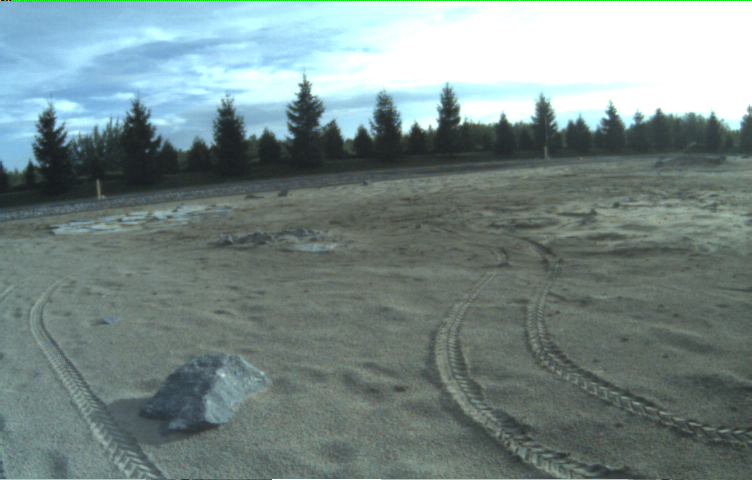
#> input picture data/omni_image0/image_for_stitching.png, 752 x 480 px
$ python main3.py
#> lines starting #> are read from the running program, lines starting #| are printed output that depends on the picture
### src/sift_matchers.py
import cv2 as cv
import numpy as np

'''
Create a feature matching class Using OpenCV SIFT Detector and Brute Force Matching
'''

class sift_matcher:
	def __init__(self):
		self.sift = cv.SIFT_create()
		self.bf = cv.BFMatcher()

	# use adaptive_histogram_equilization to make the matching better
	# [7 lines left out: function adaptive_histogram_equilization, not called in this run]


	def feature_matching(self,img1, img2):
		# Initiate SIFT detector
		sift = cv.SIFT_create()
		# find the keypoints and descriptors with SIFT
		kp1, des1 = sift.detectAndCompute(img1,None)
		kp2, des2 = sift.detectAndCompute(img2,None)
		# FLANN parameters
		FLANN_INDEX_KDTREE = 1
		index_params = dict(algorithm = FLANN_INDEX_KDTREE, trees = 5)
		search_params = dict(checks=50)   # or pass empty dictionary
		flann = cv.FlannBasedMatcher(index_params,search_params)
		matches2to1 = flann.knnMatch(des2,des1,k=2)

		matchesMask_ratio = [[0,0] for i in range(len(matches2to1))]
		match_dict = {}
		for i,(m,n) in enumerate(matches2to1):
			if m.distance < 0.7*n.distance:
				matchesMask_ratio[i]=[1,0]
				match_dict[m.trainIdx] = m.queryIdx

		# perform reciprocal matching to ensure better matches
		good = []
		recip_matches = flann.knnMatch(des1,des2,k=2)
		matchesMask_ratio_recip = [[0,0] for i in range(len(recip_matches))]

		for i,(m,n) in enumerate(recip_matches):
			if m.distance < 0.7*n.distance: # ratio
				if m.queryIdx in match_dict and match_dict[m.queryIdx] == m.trainIdx:
					good.append(m)
					matchesMask_ratio_recip[i]=[1,0]

		draw_params = dict(matchColor = (0,255,0), singlePointColor = (255,0,0), matchesMask = matchesMask_ratio_recip, flags = 0)
		img3 = cv.drawMatchesKnn(img1,kp1,img2,kp2,recip_matches,None,**draw_params)
		cv.imshow("warped", img3)
		cv.waitKey()

		pts1,pts2 =([ kp1[m.queryIdx].pt for m in good ],[ kp2[m.trainIdx].pt for m in good ])

		src_pts = np.float32(pts1).reshape(-1,1,2)
		dst_pts = np.float32(pts2).reshape(-1,1,2)

		M, mask = cv.estimateAffine2D(src_pts, dst_pts, cv.RANSAC, ransacReprojThreshold=5.0)

		return M

### src/main3.py
import numpy as np
import cv2 as cv
import sys
from sift_matchers import *
import time
from matplotlib.path import Path
import math

class Stitch:

    def __init__(self):

        stitch = [cv.imread('../data/omni_image'+str(i)+'/image_for_stitching.png') for i in range(10)]
#> stitch = 10 items
        self.images = [img for img in stitch]
#> self.images = 10 items
        self.matcher = sift_matcher()

        # camera intrinsics known
        K0 = np.array([[482.047,0,373.237],[0,485.211,211.02],[0,0,1]])
        K1 = np.array([[479.429,0,367.111],[0,482.666,230.626],[0,0,1]])
        K2 = np.array([[483.259,0,340.948],[0,486.027,204.701],[0,0,1]])
        K3 = np.array([[483.895,0,375.161],[0,486.584,220.184],[0,0,1]])
        K4 = np.array([[473.571,0,378.17],[0,477.53,212.577],[0,0,1]])
        K5 = np.array([[473.368,0,371.65],[0,477.558,204.79],[0,0,1]])
        K6 = np.array([[476.784,0,381.798],[0,479.991,205.64],[0,0,1]])
        K7 = np.array([[480.086,0,361.268],[0,483.581,221.179],[0,0,1]])
        K8 = np.array([[478.614,0,377.363],[0,481.574,194.839],[0,0,1]])
        K9 = np.array([[480.918,0,386.897],[0,484.086,206.923],[0,0,1]])
        self.K = [K0,K1,K2,K3,K4,K5,K6,K7,K8,K9]

    def cylindricalWarp(self,img, K):
        """This function returns the cylindrical warp for a given image and intrinsics matrix K"""
        h_,w_ = img.shape[:2]
        # pixel coordinates
        y_i, x_i = np.indices((h_,w_))
        X = np.stack([x_i,y_i,np.ones_like(x_i)],axis=-1).reshape(h_*w_,3) # to homog
        Kinv = np.linalg.inv(K)
        X = Kinv.dot(X.T).T # normalized coords
        # calculate cylindrical coords (sin\theta, h, cos\theta)
        A = np.stack([np.sin(X[:,0]),X[:,1],np.cos(X[:,0])],axis=-1).reshape(w_*h_,3)
        B = K.dot(A.T).T # project back to image-pixels plane
        # back from homog coords
        B = B[:,:-1] / B[:,[-1]]
        # make sure warp coords only within image bounds
        B[(B[:,0] < 0) | (B[:,0] >= w_) | (B[:,1] < 0) | (B[:,1] >= h_)] = -1
        B = B.reshape(h_,w_,-1)

        img_rgba = cv.cvtColor(img,cv.COLOR_BGR2BGRA) # for transparent borders...
        # warp the image according to cylindrical coords
        return cv.remap(img_rgba, B[:,:,0].astype(np.float32), B[:,:,1].astype(np.float32), cv.INTER_AREA, borderMode=cv.BORDER_TRANSPARENT)


    def stitchThree(self):

        limg,img2, img1, img3, rimg = self.images[2],self.images[4],self.images[6],self.images[8],self.images[0]
#> limg is the input picture: shape (480, 752, 3); mean B, G, R 136.9, 137, 120.4

        m = np.ones_like(img3, dtype='float32') # 8
        m1 = np.ones_like(img2, dtype='float32') # 4
        mL = np.ones_like(limg, dtype='float32') # 2
        mR = np.ones_like(rimg, dtype='float32') # 0

        input = [m,m1,mL,mR,img1, img2, img3,limg, rimg]
        K = [8,4,2,0,6,4,8,2,0]
        for i in range(len(input)):
            h,w,_ = input[i].shape
            input[i] = self.cylindricalWarp(input[i],self.K[K[i]])
#> this loop made 9 passes
#> Kinv in cylindricalWarp on passes 1 to 9: [[0.00209, 0, -0.788], [0, 0.00208, -0.405], [0, 0, 1]], [[0.00211, 0, -0.799], [0, 0.00209, -0.445], [0, 0, 1]], [[0.00207, 0, -0.706], [0, 0.00206, -0.421], [0, 0, 1]], [[0.00207, 0, -0.774], [0, 0.00206, -0.435], [0, 0, 1]], [[0.0021, 0, -0.801], [0, 0.00208, -0.428], [0, 0, 1]], [[0.00211, 0, -0.799], [0, 0.00209, -0.445], [0, 0, 1]], [[0.00209, 0, -0.788], [0, 0.00208, -0.405], [0, 0, 1]], [[0.00207, 0, -0.706], [0, 0.00206, -0.421], [0, 0, 1]], [[0.00207, 0, -0.774], [0, 0.00206, -0.435], [0, 0, 1]]
#> pass 1, in cylindricalWarp, `y_i, x_i = np.indices((h_,w_))`:
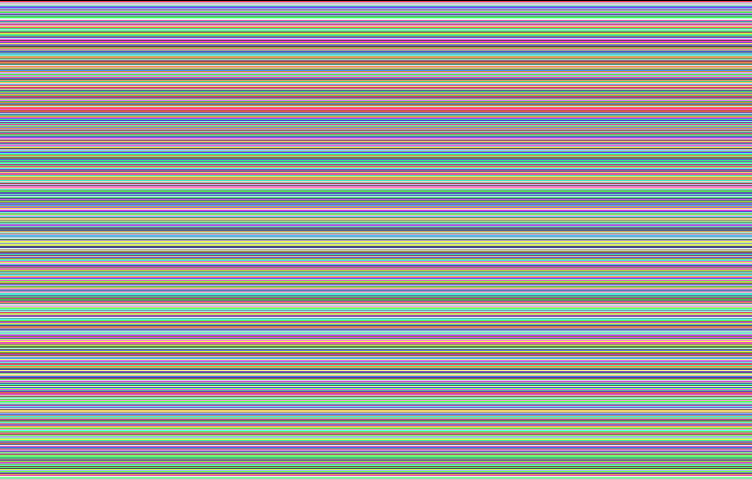
#> y_i: shape (480, 752) int64; 480 distinct labels, from 0 to 479; one colour per label, 0 black
#> pass 1, in cylindricalWarp, `y_i, x_i = np.indices((h_,w_))`:
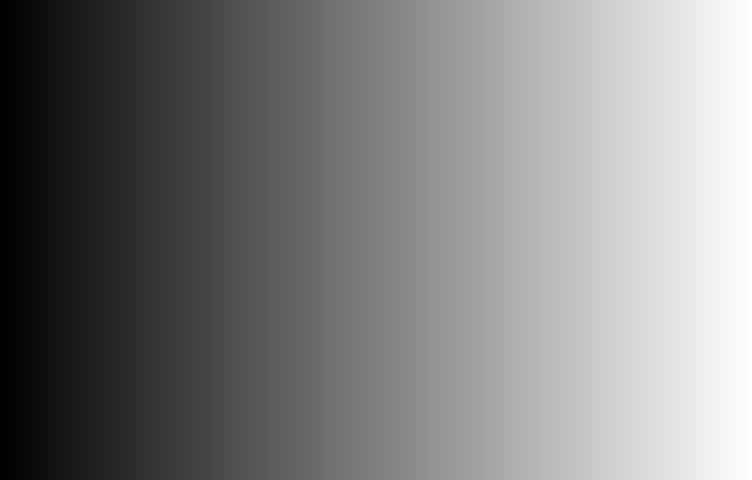
#> x_i: shape (480, 752) int64; min 0, max 751, mean 375.5; drawn with min black and max white
#> after the loop, input = 9 items
            #input[i] = cv.copyMakeBorder(input[i],100,100,1200,1200, cv.BORDER_CONSTANT)

        M = self.matcher.feature_matching(input[-3],input[4]) # match 8 to 6
#> in feature_matching, `kp1, des1 = sift.detectAndCompute(img1,None)`: kp1 = 866 keypoints; strongest (x, y, size): (405, 129, 7.8), (448, 109, 13.7), (429, 122, 13.4), (428, 120, 15)
#> in feature_matching, `kp2, des2 = sift.detectAndCompute(img2,None)`: kp2 = 847 keypoints; strongest (x, y, size): (405, 128, 7.8), (313, 477, 1.8), (448, 109, 13.8), (429, 122, 13.4)
#> in feature_matching, `kp2, des2 = sift.detectAndCompute(img2,None)`:
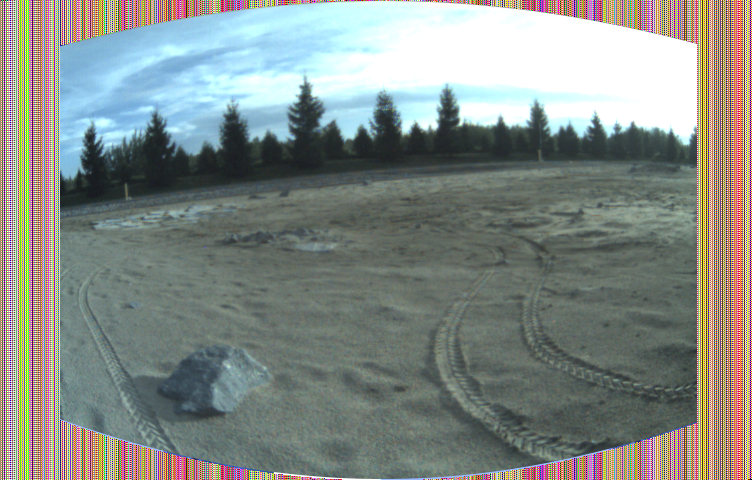
#> img2: shape (480, 752, 4); mean of channels 0, 1, 2, 3 134.6, 140, 134, 221.3; drawn as B, G, R
#> in feature_matching, `matches2to1 = flann.knnMatch(des2,des1,k=2)`: matches2to1 = 847 matches
#> in feature_matching, `matchesMask_ratio = [[0,0] for i in range(len(matches2to1))]`: matchesMask_ratio = 847 pairs, first value 0 to 0, second value 0 to 0
#> after the loop in feature_matching, `for i,(m,n) in enumerate(matches2to1):`: match_dict = 610 items; matchesMask_ratio = 847 pairs, first value 0 to 1, second value 0 to 0
#> in feature_matching, `recip_matches = flann.knnMatch(des1,des2,k=2)`: recip_matches = 866 matches
#> in feature_matching, `matchesMask_ratio_recip = [[0,0] for i in range(len(recip_matches))]`: matchesMask_ratio_recip = 866 pairs, first value 0 to 0, second value 0 to 0
#> after the loop in feature_matching, `for i,(m,n) in enumerate(recip_matches):`: good = 599 matches; matchesMask_ratio_recip = 866 pairs, first value 0 to 1, second value 0 to 0
#> in feature_matching, `draw_params = dict(matchColor = (0,255,0), singlePointColor = (255,0,0..`: draw_params = 4 items
#> in feature_matching, `pts1,pts2 =([ kp1[m.queryIdx].pt for m in good ],[ kp2[m.trainIdx].pt ..`: pts1 = 599 pairs, first value 60.98 to 694.3, second value 3.32 to 471.6; pts2 = 599 pairs, first value 62.99 to 695.4, second value 4.12 to 470.9
#> in feature_matching, `src_pts = np.float32(pts1).reshape(-1,1,2)`: src_pts = 599 rows, first 8: [60.98, 135], [60.98, 135], [61.04, 180.7], [65.55, 213.6], [69, 290.9], [69, 290.9], [77.33, 172.5], [77.37, 145.6]
#> in feature_matching, `dst_pts = np.float32(pts2).reshape(-1,1,2)`: dst_pts = 599 rows, first 8: [63.1, 137.7], [63.1, 137.7], [62.99, 183.1], [67.54, 215.7], [70.91, 292.6], [70.91, 292.6], [79.18, 174.6], [79.26, 147.9]
#> in feature_matching, `M, mask = cv.estimateAffine2D(src_pts, dst_pts, cv.RANSAC, ransacRepro..`: M = [[0.999, 9.07e-05, 0.976], [0.000528, 1, 0.79]]; mask = 599 values, max 1 at index 0, min 0 at index 21, mean 0.997
#> M = [[0.999, 9.07e-05, 0.976], [0.000528, 1, 0.79]]
        M1 = self.matcher.feature_matching(input[-4],input[4]) # match 4 to 6
#> in feature_matching (call 2), `kp1, des1 = sift.detectAndCompute(img1,None)`: kp1 = 809 keypoints; strongest (x, y, size): (650, 85, 66), (679, 122, 26.4), (692, 48, 4.6), (689, 51, 9)
#> in feature_matching (call 2), `recip_matches = flann.knnMatch(des1,des2,k=2)`: recip_matches = 809 matches
#> after the loop in feature_matching (call 2), `for i,(m,n) in enumerate(recip_matches):`: good = 546 matches; matchesMask_ratio_recip = 809 pairs, first value 0 to 1, second value 0 to 0
#> in feature_matching (call 2), `src_pts = np.float32(pts1).reshape(-1,1,2)`: src_pts = 546 rows, first 8: [78.42, 176], [80.65, 135.4], [81.94, 172.5], [81.94, 172.5], [83.72, 149.1], [84.79, 154.5], [84.93, 146], [85.84, 123.3]
#> in feature_matching (call 2), `dst_pts = np.float32(pts2).reshape(-1,1,2)`: dst_pts = 546 rows, first 8: [79.18, 174.6], [81.35, 134.1], [82.73, 171.2], [82.73, 171.2], [84.54, 148], [85.63, 153.4], [85.65, 144.7], [86.6, 122.1]
#> M1 = [[1, 0.000234, 0.13], [0.000686, 1, -0.858]]
        ML = self.matcher.feature_matching(input[-2],input[-3]) # match 0 to 8
#> in feature_matching (call 3), `kp1, des1 = sift.detectAndCompute(img1,None)`: kp1 = 881 keypoints; strongest (x, y, size): (639, 86, 68.9), (646, 38, 2.1), (405, 129, 7.5), (447, 111, 13.5)
#> in feature_matching (call 3), `kp2, des2 = sift.detectAndCompute(img2,None)`: kp2 = 866 keypoints; strongest (x, y, size): (405, 129, 7.8), (448, 109, 13.7), (429, 122, 13.4), (428, 120, 15)
#> in feature_matching (call 3), `matches2to1 = flann.knnMatch(des2,des1,k=2)`: matches2to1 = 866 matches
#> in feature_matching (call 3), `matchesMask_ratio = [[0,0] for i in range(len(matches2to1))]`: matchesMask_ratio = 866 pairs, first value 0 to 0, second value 0 to 0
#> after the loop in feature_matching (call 3), `for i,(m,n) in enumerate(matches2to1):`: match_dict = 547 items; matchesMask_ratio = 866 pairs, first value 0 to 1, second value 0 to 0
#> in feature_matching (call 3), `recip_matches = flann.knnMatch(des1,des2,k=2)`: recip_matches = 881 matches
#> in feature_matching (call 3), `matchesMask_ratio_recip = [[0,0] for i in range(len(recip_matches))]`: matchesMask_ratio_recip = 881 pairs, first value 0 to 0, second value 0 to 0
#> after the loop in feature_matching (call 3), `for i,(m,n) in enumerate(recip_matches):`: good = 536 matches; matchesMask_ratio_recip = 881 pairs, first value 0 to 1, second value 0 to 0
#> in feature_matching (call 3), `img3 = cv.drawMatchesKnn(img1,kp1,img2,kp2,recip_matches,None,**draw_p..`:
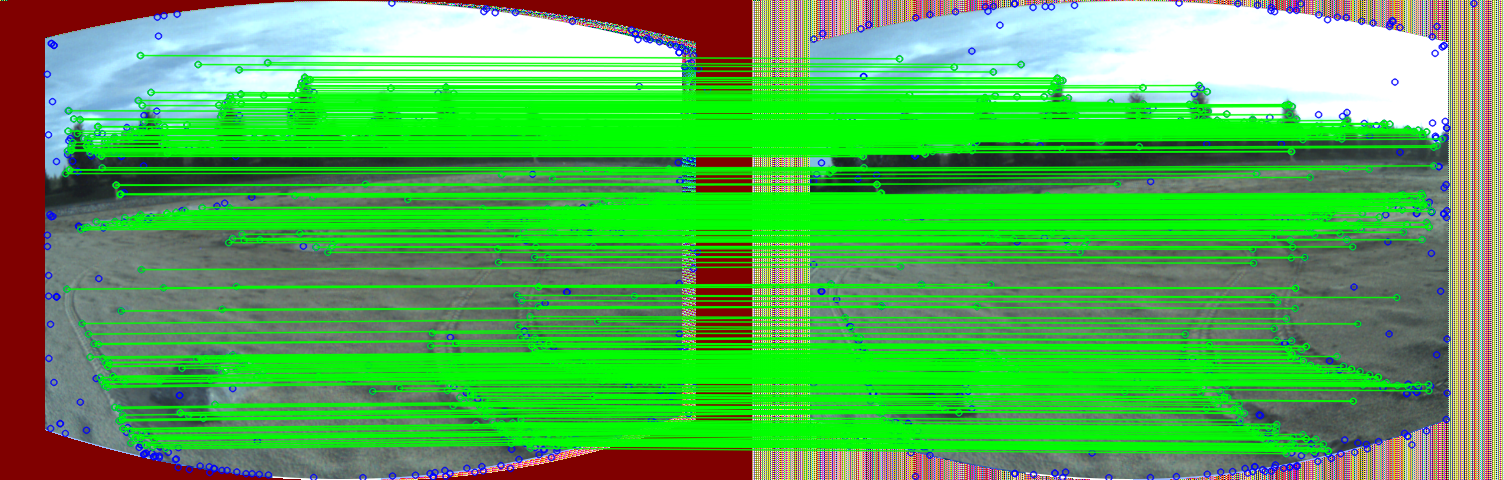
#> img3: shape (480, 1504, 4); mean of channels 0, 1, 2, 3 83.4, 171.5, 86.3, 144.1; drawn as B, G, R
#> in feature_matching (call 3), `pts1,pts2 =([ kp1[m.queryIdx].pt for m in good ],[ kp2[m.trainIdx].pt ..`: pts1 = 536 pairs, first value 65.1 to 676.3, second value 55.05 to 448.1; pts2 = 536 pairs, first value 77.33 to 689.5, second value 58.37 to 453.2
#> in feature_matching (call 3), `src_pts = np.float32(pts1).reshape(-1,1,2)`: src_pts = 536 rows, first 8: [65.1, 173.1], [66.39, 288.7], [67.04, 150.5], [67.63, 130.6], [68.08, 110.2], [68.88, 169.4], [68.88, 169.4], [70.92, 149.6]
#> in feature_matching (call 3), `dst_pts = np.float32(pts2).reshape(-1,1,2)`: dst_pts = 536 rows, first 8: [77.33, 172.5], [78.5, 283.6], [79.13, 150.7], [79.67, 131.7], [80.08, 111.9], [80.87, 169], [80.87, 169], [82.75, 150]
#> in feature_matching (call 3), `M, mask = cv.estimateAffine2D(src_pts, dst_pts, cv.RANSAC, ransacRepro..`: M = [[1.04, -0.00219, -17.74], [-0.00509, 1.02, -2.4]]; mask = 536 values, max 1 at index 228, min 0 at index 0, mean 0.565
#> ML = [[1.04, -0.00219, -17.74], [-0.00509, 1.02, -2.4]]
        MR = self.matcher.feature_matching(input[-1],input[-4]) # match 2 to 4
#> in feature_matching (call 4), `kp1, des1 = sift.detectAndCompute(img1,None)`: kp1 = 834 keypoints; strongest (x, y, size): (405, 129, 7.8), (448, 110, 13.7), (429, 122, 13.4), (537, 115, 9.7)
#> in feature_matching (call 4), `kp1, des1 = sift.detectAndCompute(img1,None)`:
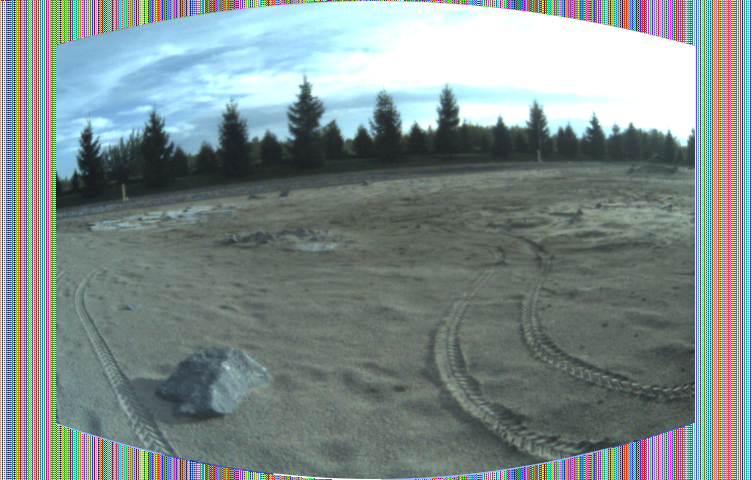
#> img1: shape (480, 752, 4); mean of channels 0, 1, 2, 3 134.6, 140.4, 133.5, 221.5; drawn as B, G, R
#> in feature_matching (call 4), `kp2, des2 = sift.detectAndCompute(img2,None)`: kp2 = 809 keypoints; strongest (x, y, size): (650, 85, 66), (679, 122, 26.4), (692, 48, 4.6), (689, 51, 9)
#> in feature_matching (call 4), `matches2to1 = flann.knnMatch(des2,des1,k=2)`: matches2to1 = 809 matches
#> in feature_matching (call 4), `matchesMask_ratio = [[0,0] for i in range(len(matches2to1))]`: matchesMask_ratio = 809 pairs, first value 0 to 0, second value 0 to 0
#> after the loop in feature_matching (call 4), `for i,(m,n) in enumerate(matches2to1):`: match_dict = 559 items; matchesMask_ratio = 809 pairs, first value 0 to 1, second value 0 to 0
#> in feature_matching (call 4), `recip_matches = flann.knnMatch(des1,des2,k=2)`: recip_matches = 834 matches
#> in feature_matching (call 4), `matchesMask_ratio_recip = [[0,0] for i in range(len(recip_matches))]`: matchesMask_ratio_recip = 834 pairs, first value 0 to 0, second value 0 to 0
#> after the loop in feature_matching (call 4), `for i,(m,n) in enumerate(recip_matches):`: good = 552 matches; matchesMask_ratio_recip = 834 pairs, first value 0 to 1, second value 0 to 0
#> in feature_matching (call 4), `img3 = cv.drawMatchesKnn(img1,kp1,img2,kp2,recip_matches,None,**draw_p..`:
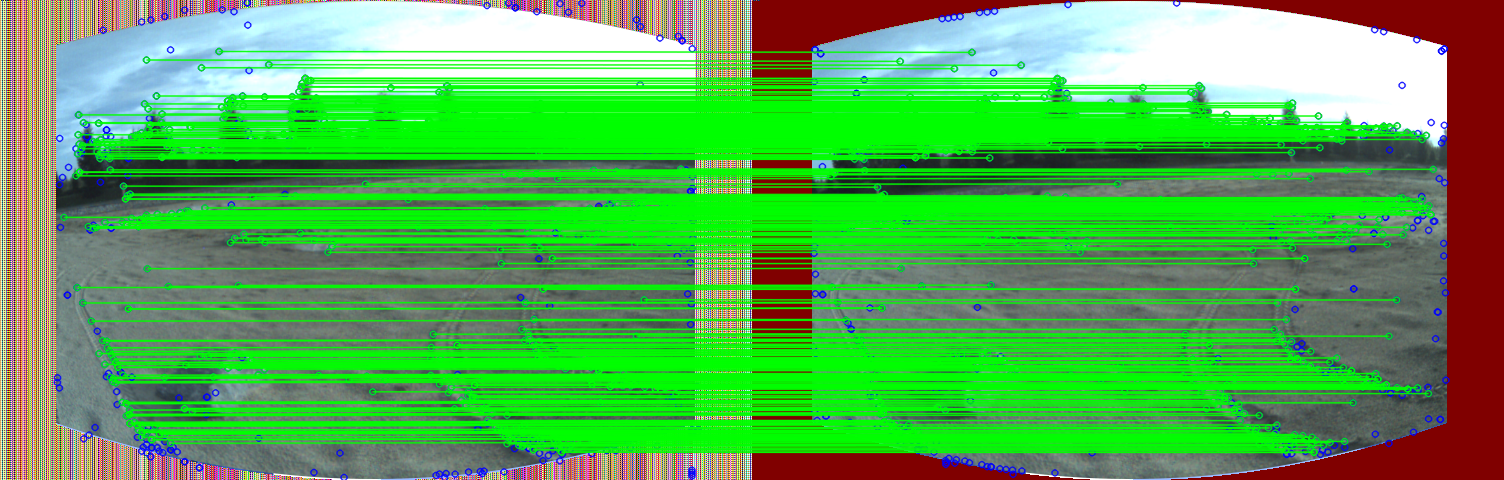
#> img3: shape (480, 1504, 4); mean of channels 0, 1, 2, 3 81.1, 170.5, 86.5, 133.5; drawn as B, G, R
#> in feature_matching (call 4), `pts1,pts2 =([ kp1[m.queryIdx].pt for m in good ],[ kp2[m.trainIdx].pt ..`: pts1 = 552 pairs, first value 63.52 to 680.4, second value 50.99 to 451.6; pts2 = 552 pairs, first value 66.77 to 680.7, second value 51.86 to 451.8
#> in feature_matching (call 4), `src_pts = np.float32(pts1).reshape(-1,1,2)`: src_pts = 552 rows, first 8: [63.52, 216.8], [75.43, 175.3], [76.69, 287.1], [77.24, 153.4], [77.72, 134.2], [78.15, 114.4], [78.73, 143.6], [78.93, 171.6]
#> in feature_matching (call 4), `dst_pts = np.float32(pts2).reshape(-1,1,2)`: dst_pts = 552 rows, first 8: [66.77, 217.1], [78.42, 176], [79.55, 286.6], [80.2, 154.3], [80.65, 135.4], [81.08, 115.7], [81.52, 144.6], [81.94, 172.5]
#> in feature_matching (call 4), `M, mask = cv.estimateAffine2D(src_pts, dst_pts, cv.RANSAC, ransacRepro..`: M = [[0.997, 0.000928, 1.65], [0.000716, 0.998, 0.312]]; mask = 552 values from 1 to 1
#> MR has the same summary as M in feature_matching


        y,x,_ = input[4].shape
#> y = 480; x = 752

        out1img = cv.warpAffine(input[-3], M, (x,y))
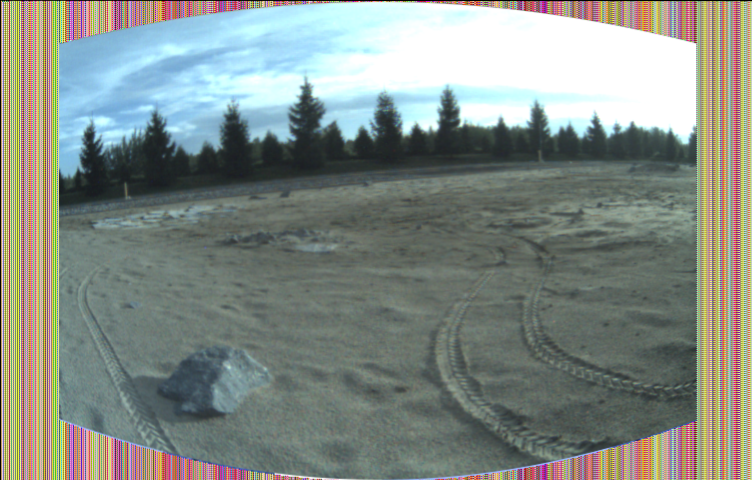
#> out1img: shape (480, 752, 4); mean of channels 0, 1, 2, 3 134, 140.8, 133, 219.9; drawn as B, G, R
        out2img = cv.warpAffine(input[-4], M1, (x,y))
        out1mask = cv.warpAffine(input[2], M, (x,y))
#> out1mask: shape (480, 752, 4) float32; 0.09% of the values are NaN or infinite; the others: min -3.33e+38, max 2.71e+38, mean nan
        out2mask = cv.warpAffine(input[3], M1, (x,y))
#> out2mask: shape (480, 752, 4) float32; 0.06% of the values are NaN or infinite; the others: min -2.42e+38, max 2.76e+38, mean nan

#> (the run stopped early here; a loop or call above may not have finished)
